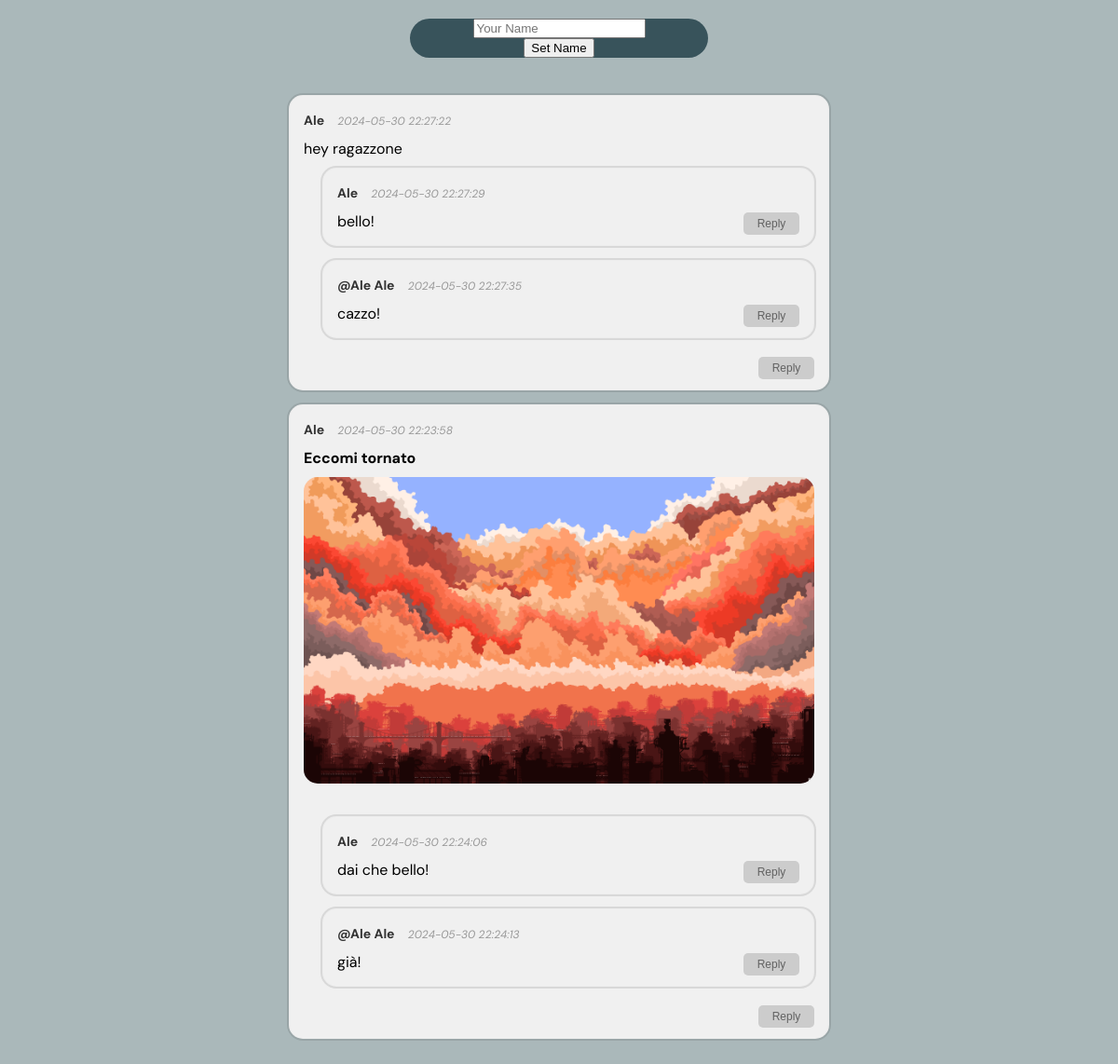
Before: / with the older database file.
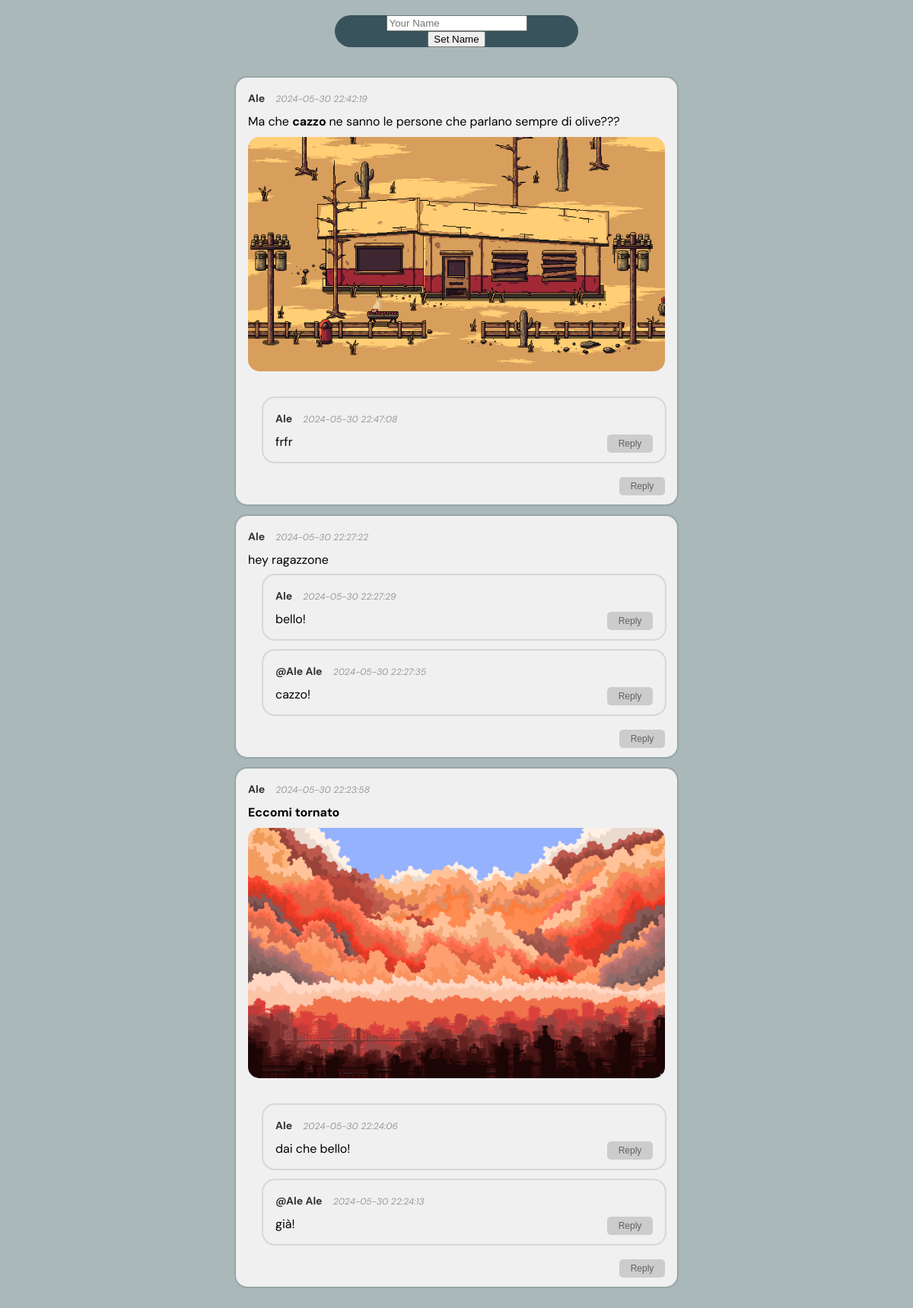
After: the same page with the newer database file.
### tables this page shows
CREATE TABLE tweets (
            id INTEGER PRIMARY KEY AUTOINCREMENT,
            name TEXT NOT NULL,
            tweet TEXT NOT NULL,
            date_posted TEXT NOT NULL,
            image_path TEXT
        );

CREATE TABLE replies (
            id INTEGER PRIMARY KEY AUTOINCREMENT,
            tweet_id INTEGER NOT NULL,
            parent_reply_id INTEGER,
            name TEXT NOT NULL,
            reply TEXT NOT NULL,
            date_posted TEXT NOT NULL,
            FOREIGN KEY(tweet_id) REFERENCES tweets(id),
            FOREIGN KEY(parent_reply_id) REFERENCES replies(id)
        );

### app.py (the view, shortened to what this page needs)
@app.route('/', methods=['GET', 'POST'])
def index():
    username = request.cookies.get('username')
    conn = sqlite3.connect('tweets.db')
    c = conn.cursor()
    c.execute('SELECT id, name, tweet, date_posted, image_path FROM tweets ORDER BY date_posted DESC')
    tweets = c.fetchall()
    tweets_with_replies = []
    for tweet in tweets:
        c.execute('''
            SELECT id, name, reply, date_posted, parent_reply_id FROM replies
            WHERE tweet_id = ? ORDER BY date_posted ASC
        ''', (tweet[0],))
        replies = c.fetchall()
        tweets_with_replies.append((tweet, replies))
    conn.close()
    return render_template('index.html', tweets=tweets_with_replies, username=username, get_reply_author=get_reply_author)

### app.py (called while the page is built)
def get_reply_author(reply_id):
    conn = sqlite3.connect('tweets.db')
    c = conn.cursor()
    c.execute('SELECT name FROM replies WHERE id = ?', (reply_id,))
    author = c.fetchone()[0]
    conn.close()
    return author

### templates/index.html (shortened to what this page needs)
<!DOCTYPE html>
<html lang="en">
<head>
    <link rel="stylesheet" href="{{ url_for('static', filename='styles.css') }}">
</head>
<body>
    <div class="container">
        {% if username %}
            <p class="welcome-message">Ciao {{ username }}</p>
            <form method="post" enctype="multipart/form-data" id="tweet-form">
                <div contenteditable="true" id="tweet-textarea" class="tweet-textarea" placeholder="Your Tweet" required></div>
                <textarea name="tweet" id="hidden-tweet-textarea" style="display: none;"></textarea>
                <div class="form-toolbar">
                    <button type="button" onclick="toggleFormat(this, 'bold')"><b>B</b></button>
                    <button type="button" onclick="toggleFormat(this, 'italic')"><i>I</i></button>
                    <button type="button" onclick="toggleFormat(this, 'underline')"><u>U</u></button>
                    <label for="file-input" class="custom-file-upload">
                        <img src="{{ url_for('static', filename='imgs/image-gallery.png') }}" alt="Upload Image" class="icon">
                    </label>
                    <input type="file" name="image" accept="image/*" id="file-input" onchange="previewImage(event)" style="display: none;">
                    <button type="submit" onclick="submitForm()">Tweet</button>
                </div>
                <div id="image-preview" style="display: none;">
                    <img id="preview" src="" alt="Image Preview" style="max-width: 100px; max-height: 100px; margin-top: 10px;">
                </div>
            </form>
        {% else %}
            <form method="post">
                <input type="text" name="name" placeholder="Your Name" required>
                <button type="submit">Set Name</button>
            </form>
        {% endif %}
        <div class="tweets">
            {% for tweet, replies in tweets %}
                <div class="tweet">
                    <div class="tweet-header">
                        <strong class="tweet-name">{{ tweet[1] }}</strong>
                        <em class="tweet-time">{{ tweet[3] }}</em>
                    </div>
                    <div class="tweet-content">{{ tweet[2]|safe }}</div>
                    {% if tweet[4] %}
                        <div><img src="{{ url_for('static', filename=tweet[4].split('static/')[1]) }}" alt="Tweet Image" onclick="openModal(this)"></div>
                    {% endif %}
                    <div class="replies">
                        {% for reply in replies %}
                            <div class="reply">
                                <div class="reply-header">
                                    {% if reply[4] %}
                                        <strong class="reply-name">@{{ get_reply_author(reply[4]) }} {{ reply[1] }}</strong>
                                    {% else %}
                                        <strong class="reply-name">{{ reply[1] }}</strong>
                                    {% endif %}
                                    <em class="reply-time">{{ reply[3] }}</em>
                                </div>
                                <div class="reply-content">{{ reply[2]|safe }}</div>
                                <button class="reply-button" onclick="showReplyForm({{ tweet[0] }}, {{ reply[0] }})">Reply</button>
                            </div>
                        {% endfor %}
                    </div>
                    <button class="reply-button" onclick="showReplyForm({{ tweet[0] }}, null)">Reply</button>
                </div>
            {% endfor %}
        </div>
    </div>
</body>
</html>

### static/styles.css (style rules this page uses)
:root { --color1: #E4572E; --color2: #F3A712; --color3: #1D2F6F; --color4: #7396E8; --tweet-bg-color: #f0f0f0; }
body { font-family: "DM Sans", sans-serif; margin: 20px; background-color: #526f747d; }
.container { display: flex; flex-direction: column; align-items: center; }
form { display: flex; flex-direction: column; align-items: center; margin-bottom: 20px; width: 40vh; border-radius: 25px; background-color: #38535b; }
.tweets { width: 50%; margin-top: 20px; display: flex; flex-direction: column; }
.tweet, .reply { border: 1px solid #cccccc18; border-radius: 15px; padding: 15px; margin-bottom: 15px; background-color: var(--tweet-bg-color); position: relative; box-shadow: 0px 0px 0px 2px rgba(0, 0, 0, .1); }
.tweet img { max-width: 100%; height: auto; margin-top: 10px; margin-bottom: 20px; border-radius: 15px; cursor: pointer; }
.tweet-header, .reply-header { margin-bottom: 10px; }
.tweet-name, .reply-name { font-size: 14px; color: #333; margin-right: 10px; }
.tweet-time, .reply-time { font-size: 12px; color: #999; }
.tweet-content, .reply-content { font-size: 16px; }
.replies { margin-top: 10px; margin-left: 20px; margin-bottom: 40px; }
.reply-button { position: absolute; bottom: 6px; right: 10px; padding: 5px; font-size: 12px; background-color: #ccc; color: rgba(70, 70, 70, 0.79); border: none; cursor: pointer; width: 60px; margin: 5px; border-radius: 5px; display: inline-flex; align-items: center; justify-content: center; }

Changed rows visible on the page:
added tweets: name "Ale", date_posted "2024-05-30 22:42:19", tweet "Ma che cazzo ne sanno le persone che parlano sempre di olive???", image_path (picture)
added replies: name "Ale", date_posted "2024-05-30 22:47:08", reply "frfr"
